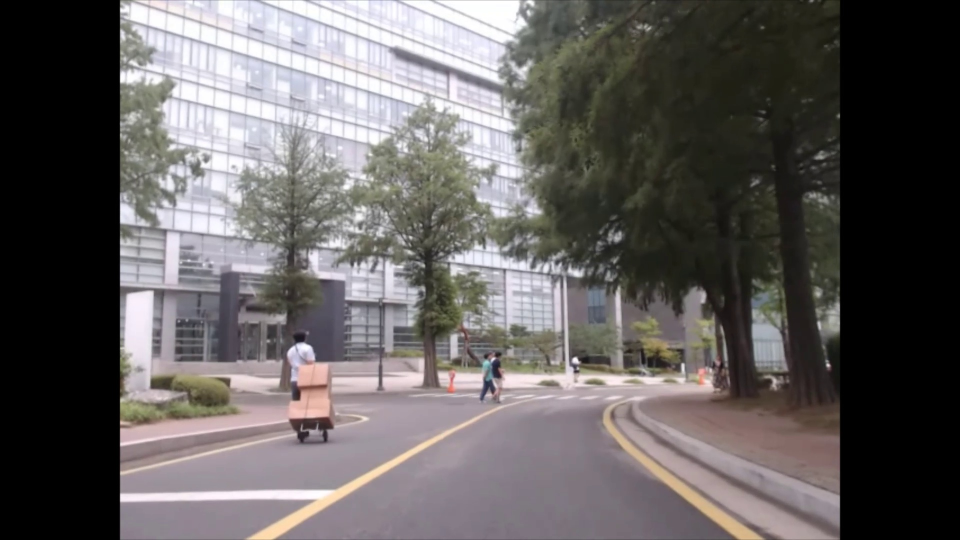
#> input picture video/images_shor.jpg, 1920 x 1080 px, given in place of pre_lane_Trim.mp4, which was not available (shown at 1/2 size)
$ python Lane_Detection.py   (older library calls are emulated)
#> lines starting #> are read from the running program, lines starting #| are printed output that depends on the picture; after the words box and inside, x2 and y2 are one past the last pixel; in counts of white or black regions, pixels touching at a corner belong together; long printed decimals are rounded; pictures that were not available may be replaced by others from this repository, and a replacement may not be noted
### line/util.py
# -*- coding: utf-8 -*-
import numpy as np
import cv2
#색상 범위 HSV
boundaries = [
    (np.array([161, 155, 84], dtype="uint8"), np.array([179, 255, 255], dtype="uint8")), # red1
    (np.array([0, 100, 70], dtype="uint8"), np.array([20, 255, 255], dtype="uint8")), # red2
    (np.array([94, 80, 200], dtype="uint8"), np.array([126, 255, 255], dtype="uint8")), # blue
    (np.array([10, 30, 50], dtype="uint8"), np.array([25, 255, 255], dtype="uint8")), #yellow
    (np.array([0, 0, 180], dtype="uint8"), np.array([180, 25, 255], dtype="uint8")) # white
]


def reg_of_int(img): # 이미지에서 roi 잘라내기
    height, width = img.shape[:2]
    #roi설정을 위한 vertics, 위부터 차례대로 왼쪽 위, 왼쪽 아래, 오른쪽 아래, 오른쪽 위다.

    vertics = np.array([[(int(0.4*width), int(0.05*height)),
                          (int(-2*width), int(0.8*height)),
                          (int(3*width), int(0.8*height)),
                          (int(0.6*width), int(0.05*height))]])

    mask = np.zeros_like(img)
    cv2.fillPoly(mask, vertics, (255,255,255))
    mask = cv2.bitwise_and(img, mask)
    return mask

def draw_points(img, x_points, y_points, color, thickness):

    try:
        for i in range(len(x_points)):
            if(x_points[i]!=None):
                cv2.line(img, (int(x_points[i]), int(y_points[i])), (int(x_points[i]), int(y_points[i])),
                         color, thickness=3)
    except:
        print("error2")

def warp_image(img,display): # 이미지 원근 변환

    height, width = img.shape[:2]

    pts1 = np.float32([(0.45*width, 0.07*height),
                       (0.1*width, 0.4*height),
                       (0.9*width, 0.4*height),
                       (0.55*width, 0.07*height)])

    temp1,temp2 = display[:2]

    pts2 = np.float32([(0.4*temp1, -0.4*temp2),
                       (0.4*temp1, 1*temp2),
                       (0.6*temp1, 1*temp2),
                       (0.6*temp1, -0.4*temp2)])

    M = cv2.getPerspectiveTransform(pts1, pts2)
    warped_img = cv2.warpPerspective(img, M, display,flags=cv2.INTER_CUBIC+cv2.INTER_LINEAR)
    return warped_img

# [20 lines left out: function get_birdview, not called in this run]


def Detect(img):
    #th_sobelx, th_sobely, th_mag, th_dir = (35, 100), (30, 255), (30, 255), (0.7, 1.3)
    #th_h, th_l, th_s = (10, 100), (0, 60), (85, 255)
    #combined_gradient = gradient_combine(img, th_sobelx, th_sobely, th_mag, th_dir)
    combined_hsv = cv2.cvtColor(np.zeros_like(img), cv2.COLOR_BGR2GRAY)

    for color in ['w', 'y', 'b']:
        detected = detectcolor(img, color)
        combined_hsv = cv2.bitwise_or(combined_hsv, detected)

    #blur_img = cv2.GaussianBlur(img, (7,7), 10)
    #L2 정규화 추가로 noise 제거
    img2 = cv2.cvtColor(img,cv2.COLOR_HSV2BGR)
    canny_img = cv2.Canny(img2, 150, 230, edges = None, apertureSize = 3, L2gradient=True)
    combined_result = comb_result(canny_img, combined_hsv)
    return combined_result


def detectcolor(img, color): # color = b, r, w, y / 이미지 상에서 색을 찾아 리턴
    minRange, maxRange = 0, 0
    if color == "w":
        (minRange, maxRange) = boundaries[4]
        mask = cv2.inRange(img, minRange, maxRange)
    elif color == "y":
        (minRange, maxRange) = boundaries[3]
        mask = cv2.inRange(img, minRange, maxRange)
    elif color == "b":
        (minRange, maxRange) = boundaries[2]
        mask = cv2.inRange(img, minRange, maxRange)
    elif color == "r":
        (minRange, maxRange) = boundaries[0]
        mask = cv2.inRange(img, minRange, maxRange)
        (minRange, maxRange) = boundaries[1]
        mask = mask + cv2.inRange(img, minRange, maxRange)
    else:
        print("In Image_util.py DetectColor - Wrong color Argument")
    return mask

def closeimage(img,kernel = np.ones((7,7), np.uint8)):
    return cv2.morphologyEx(img, cv2.MORPH_CLOSE, kernel)

def comb_result(grad, hls):
    """ give different value to distinguish them """
    result = np.zeros_like(hls).astype(np.uint8)
    #result[((grad > 1) | (hls > 1))] = 255
    result[(grad > 1)] = 100
    result[(hls > 1)] = 255

    return result

# [12 lines left out: function smoothing, not called in this run]

def make_binary(original_img,display): # 이진화 이미지를 만드는 함수
    img = reg_of_int(original_img)
    img = cv2.cvtColor(img, cv2.COLOR_BGR2HSV)
    #get_color(img, display)
    img = Detect(img)
    #img = self.closeimage(img,7)
    img = warp_image(img,display)
    #img = get_birdview(img,display)

    return img

def get_color(img, display):
    img = cv2.cvtColor(img, cv2.COLOR_BGR2HSV)
    left_high = (int(0.2*img.shape[1]), int(0.8*img.shape[0]))
    right_low = (int(0.8*img.shape[1]), int(1*img.shape[0]))
    img1 = img[left_high[1]:right_low[1], left_high[0]:right_low[0]]
    img = cv2.rectangle(img, left_high, right_low, (0, 255, 0), 2)
    img = cv2.resize(img, None, fx=0.5, fy=0.5, interpolation=cv2.INTER_AREA)
    cv2.imshow('img1', img)
    h, s, v = cv2.split(img1)
    avg = np.mean(h)
    print(avg)
    if(avg > 171 or avg<10):
        return True
    else:
        return False

### Lane_Detection.py
import cv2
import numpy as np
from line.util import make_binary, smoothing, draw_points, get_color

'''
#################### PATH PLAN TEAM ####################
## ABOUT
- 차선을 인식해서 왼쪽차선, 오른쪽차선, 정지선의 위치를 반환해주는 코드
## INPUT & OUTPUT
- input: 카메라 원
- output: 각 미션 별 packet
'''
class Line:
    def __init__(self,current_line = None,curve = 0, detect = False):
        self.current_fit = [np.array([False])]
        self.prevx = []
        self.allx = None
        self.ally = None
        self.curve = curve
        self.detect = detect
        # polynomial coefficients for the most recent fit


## Lane_Detection.py
class Lane_Detection: #Lane_Detction 클래스 생성후, original img 변경
    def __init__(self, poly_order = 2, n_windows = 10 , windows_width = 20 , display =(800,600), min_pixel_num = 30):  # 초기화
        self.left = Line()
        self.right = Line()
        self.poly_order = poly_order
        self.n_windows = n_windows
        self.windows_width = windows_width
        self.min_pixel_num = min_pixel_num
        self.display = display
        self.floor_color_buf = []

    def run(self,img):
        self.binary_img = make_binary(img,self.display)
        #cv2.imshow('bin', self.binary_img)
        self.map = self.search_lines(self.binary_img)
        self.get_stop_line(self.binary_img)

    def get_stop_line(self,img):  # 정지선을 반환하는 코드(정지선 제일 앞 부분), GRAY로 들어옴
        left_high = (int(0.35*self.display[0]), int(0.94*self.display[1]))
        right_low = (int(0.65*self.display[0]), int(0.98*self.display[1]))
        img1 = img[left_high[1]:right_low[1], left_high[0]:right_low[0]]
        num = cv2.countNonZero(img1)
        img=cv2.cvtColor(img, cv2.COLOR_GRAY2BGR)
        cv2.rectangle(img, left_high, right_low, (0, 255, 0), 2)
        Area=(right_low[0] - left_high[0])*(right_low[1]-left_high[1])
        #cv2.imshow('hi', img)

        if(num > int(Area*0.4)):
            return True
        else:
            return False

    def get_floor_color(self, img):
        flag = get_color(img, self.display)
        if(len(self.floor_color_buf) > 10):
            self.floor_color_buf.pop(0)
        print(self.floor_color_buf)
        self.floor_color_buf.append(flag)
        for i in self.floor_color_buf :
            if(i == False):
                return False
        return True

    def search_lines(self,b_img):

        histogram = np.sum(b_img[int(b_img.shape[0]/2):, :], axis=0)

        monitor = np.dstack((b_img, b_img, b_img))

        midpoint = np.int(histogram.shape[0] / 2)

        left_sk = np.linspace(0.3, 1, 0.85*midpoint)
        left_sk = np.concatenate([left_sk,np.linspace(1, 0, 0.15*midpoint)])

        right_sk = np.linspace(0, 1, 0.15*midpoint)
        right_sk = np.concatenate([right_sk,np.linspace(1, 0.3, 0.85*midpoint)])

        left_x_max = np.argmax(left_sk*histogram[:midpoint])
        right_x_max = np.argmax(right_sk*histogram[midpoint:]) + midpoint

        window_height = np.int(b_img.shape[0]/self.n_windows)

        #print(b_img.nonzero())

        current_left = left_x_max
        current_right = right_x_max

        left_lane_x = []
        right_lane_x = []
        left_lane_y = []
        right_lane_y = []

        for windows in range(self.n_windows):
            win_y_low = b_img.shape[0] - (windows+1) * window_height
            win_y_high = win_y_low + window_height
            left_x_low = current_left - self.windows_width
            left_x_high = current_left + self.windows_width
            right_x_low = current_right - self.windows_width
            right_x_high = current_right + self.windows_width


            cv2.rectangle(monitor, (left_x_low, win_y_low), (left_x_high, win_y_high), (0, 255, 0), 2)
            cv2.rectangle(monitor, (right_x_low, win_y_low), (right_x_high, win_y_high), (0, 255, 255), 2)

            left_x = np.array(b_img[win_y_low:win_y_high,left_x_low:left_x_high].nonzero()[1]) + left_x_low
            left_y = np.array(b_img[win_y_low:win_y_high,left_x_low:left_x_high].nonzero()[0]) + win_y_low
            right_x = b_img[win_y_low:win_y_high,right_x_low:right_x_high].nonzero()[1] + right_x_low
            right_y = b_img[win_y_low:win_y_high,right_x_low:right_x_high].nonzero()[0] + win_y_low

            # If you found > minpix pixels, recenter next window on their mean position
            if len(left_x) > self.min_pixel_num:
                current_left = np.int(np.mean(left_x))
            if len(right_x) > self.min_pixel_num:
                current_right = np.int(np.mean(right_x))

            left_lane_x.append(left_x)
            right_lane_x.append(right_x)
            left_lane_y.append(left_y)
            right_lane_y.append(right_y)


        lx = np.concatenate(left_lane_x)
        ly = np.concatenate(left_lane_y)
        rx = np.concatenate(right_lane_x)
        ry = np.concatenate(right_lane_y)

        self.left.current_line = [lx,ly]
        self.right.current_line = [rx,ry]

        ploty = np.linspace(0, b_img.shape[0] - 1, b_img.shape[0])

        left_fit = np.polyfit(ly, lx, self.poly_order)
        right_fit = np.polyfit(ry, rx, self.poly_order)

        line_left = np.poly1d(left_fit)
        line_right = np.poly1d(right_fit)

        y1 = line_left(ploty)
        y2 = line_right(ploty)

        if (len(rx)>2000) & (len(lx) >2000):
            self.left.prevx.append(y1)
            self.right.prevx.append(y2)

            self.left.detect = True
            self.right.detect = True
        else:
            self.left.detect = False
            self.right.detect = False

        num = 5

        if len(self.left.prevx) > num:
            self.left.prevx.pop(0)
            left_avg_line = smoothing(self.left.prevx, num, self.display)
            left_avg_fit = np.polyfit(ploty, left_avg_line, self.poly_order)
            l = np.poly1d(left_avg_fit)
            left_fit_plotx = l(ploty)
            self.left.current_fit = left_avg_fit
            self.left.allx, self.left.ally = left_fit_plotx, ploty
        else:

            self.left.current_fit = left_fit
            self.left.allx, self.left.ally = y1, ploty

        if len(self.right.prevx) > num:
            self.right.prevx.pop(0)
            right_avg_line = smoothing(self.right.prevx, num, self.display)
            right_avg_fit = np.polyfit(ploty, right_avg_line, self.poly_order)
            r = np.poly1d(right_avg_fit)
            right_fit_plotx = r(ploty)
            self.right.current_fit = right_avg_fit
            self.right.allx, self.right.ally = right_fit_plotx, ploty

        else:
            self.right.current_fit = right_fit
            self.right.allx, self.right.ally = y2, ploty

        draw_points(monitor,self.left.allx,ploty,(0,0,255),3)
        draw_points(monitor,self.right.allx,ploty,(0,255,0),3)

        #cv2.imshow("ss",monitor)
        return monitor

def show_video():
    video="video\pre_lane_Trim.mp4"
    cap = cv2.VideoCapture(video)

    cap.set(3,800)
    cap.set(4,600)

    lane = Lane_Detection(display=(800,600))
    while True:
        ret, img = cap.read()
#> img is the input picture: shape (1080, 1920, 3); mean B, G, R 95.1, 95.7, 99.5
        img = cv2.resize(img,(800,600),interpolation = cv2.INTER_AREA)
#> img: shape (600, 800, 3)
        if not ret:
            print('비디오 끝')
            break

        lane.get_floor_color(img)
#> in get_color, `h, s, v = cv2.split(img1)`:
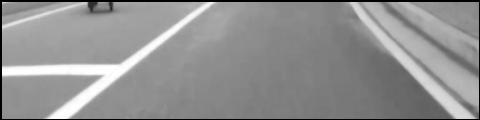
#> v: shape (120, 480); min 0, max 255, mean 145.3
#> in get_color, `avg = np.mean(h)`: avg = 126.6
#| 126.568
#> in get_floor_color, `flag = get_color(img, self.display)`: flag = False
#> the loop in get_floor_color, `for i in self.floor_color_buf :` made 1 pass
        lane.run(img)
#> in reg_of_int, `cv2.fillPoly(mask, vertics, (255,255,255))`:
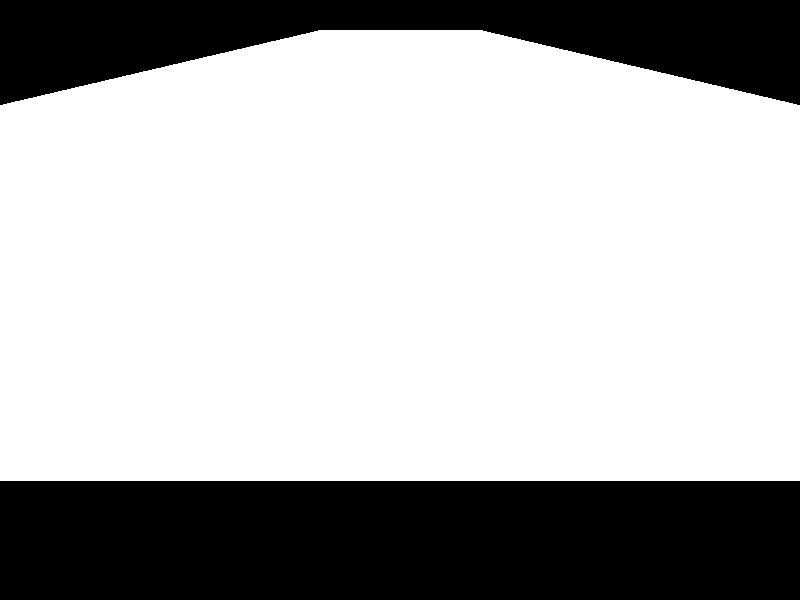
#> mask: shape (600, 800, 3); 70.2% white; 2 black regions, box (x1, y1, x2, y2) and area: (0, 481, 800, 600) 95200, (0, 0, 800, 105) 48040
#> in reg_of_int, `mask = cv2.bitwise_and(img, mask)`:
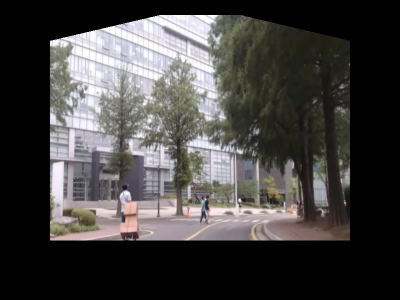
#> mask: shape (600, 800, 3) (shown at 1/2 size); mean B, G, R 65.3, 66.4, 68.3
#> in search_lines, `histogram = np.sum(b_img[int(b_img.shape[0]/2):, :], axis=0)`: histogram = 800 values, max 74320 at index 332, min 0 at index 0, mean 13886.1
#> in search_lines, `left_x_max = np.argmax(left_sk*histogram[:midpoint])`: left_x_max = 332
#> in search_lines, `right_x_max = np.argmax(right_sk*histogram[midpoint:]) + midpoint`: right_x_max = 409
#> in search_lines, `current_left = left_x_max`: current_left = 332
#> in search_lines, `current_right = right_x_max`: current_right = 409
#> the loop in search_lines, `for windows in range(self.n_windows):` made 10 passes
#> (left_x_low, left_x_high, right_x_low, right_x_high, current_left, current_right) on passes 1 to 8: (312, 352, 389, 429, 332, 404), (312, 352, 384, 424, 331, 401), (311, 351, 381, 421, 330, 397), (310, 350, 377, 417, 329, 391), (309, 349, 371, 411, 328, 392), (308, 348, 372, 412, 327, 393), (307, 347, 373, 413, 321, 392), (301, 341, 372, 412, 315, 391)
#> after the loop in search_lines, `for windows in range(self.n_windows):`:
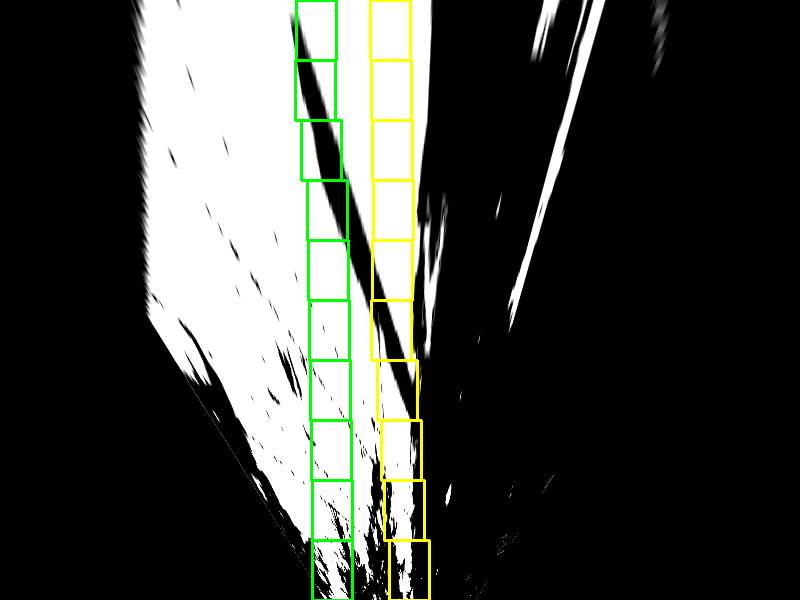
#> monitor: shape (600, 800, 3); mean of channels 0, 1, 2 63.5, 68.5, 66; drawn as B, G, R
#> after the loop in search_lines, `for windows in range(self.n_windows):`: left_lane_x = 10 items
#> in search_lines, `rx = np.concatenate(right_lane_x)`: rx = 19166 values, max 424 at index 21, min 370 at index 16766, mean 393.4
#> in search_lines, `ry = np.concatenate(right_lane_y)`: ry = 19166 values, max 599 at index 792, min 0 at index 16766, mean 258.1
#> in search_lines, `left_fit = np.polyfit(ly, lx, self.poly_order)`: left_fit = [-3.15e-05, 0.0516, 313.6]
#> in search_lines, `right_fit = np.polyfit(ry, rx, self.poly_order)`: right_fit = [4.86e-05, -0.00661, 390.6]
#> in search_lines, `y1 = line_left(ploty)`: y1 = 600 values from 313.6 to 333.2
#> in search_lines, `y2 = line_right(ploty)`: y2 = 600 values, max 404.1 at index 599, min 390.4 at index 68, mean 394.4
#> call 2 of draw_points, with x_points = array of shape (600,), y_points = array of shape (600,), color = (0, 255, 0), thickness = 3
#> after the loop in draw_points (call 2), `for i in range(len(x_points)):`:
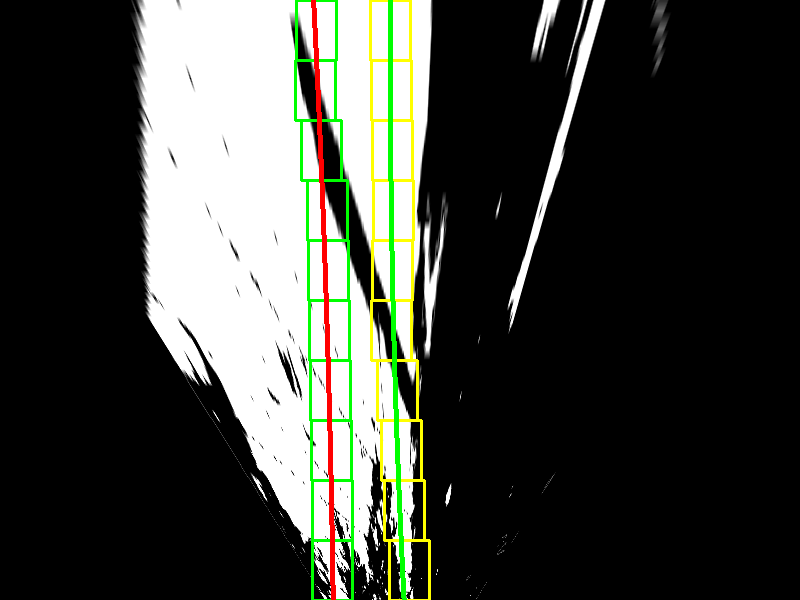
#> img: shape (600, 800, 3); mean of channels 0, 1, 2 60.9, 67.4, 64.9; drawn as B, G, R
#> in get_stop_line, `img1 = img[left_high[1]:right_low[1], left_high[0]:right_low[0]]`:
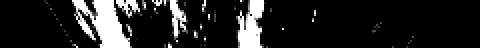
#> img1: shape (24, 240) (shown 2 times larger); min 0, max 255, mean 35.5
#> in get_stop_line, `num = cv2.countNonZero(img1)`: num = 1002
#> in get_stop_line, `cv2.rectangle(img, left_high, right_low, (0, 255, 0), 2)`:
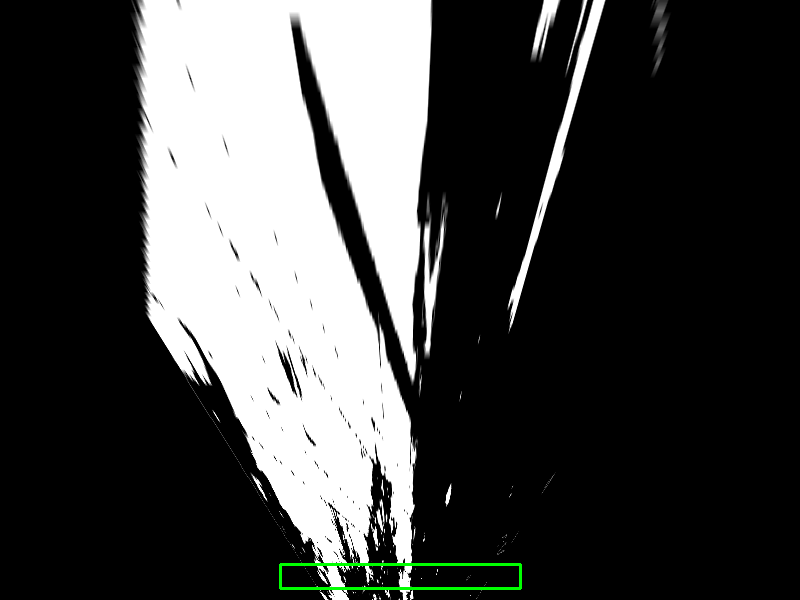
#> img: shape (600, 800, 3); mean B, G, R 67.1, 67.9, 67.1
        cv2.imshow("zzz",img)

        if cv2.waitKey(1) & 0xFF == 27:
#> (key Esc is pressed here)
            break

    cap.release()
    cv2.destroyAllWindows()

if __name__ == "__main__":
    show_video()
